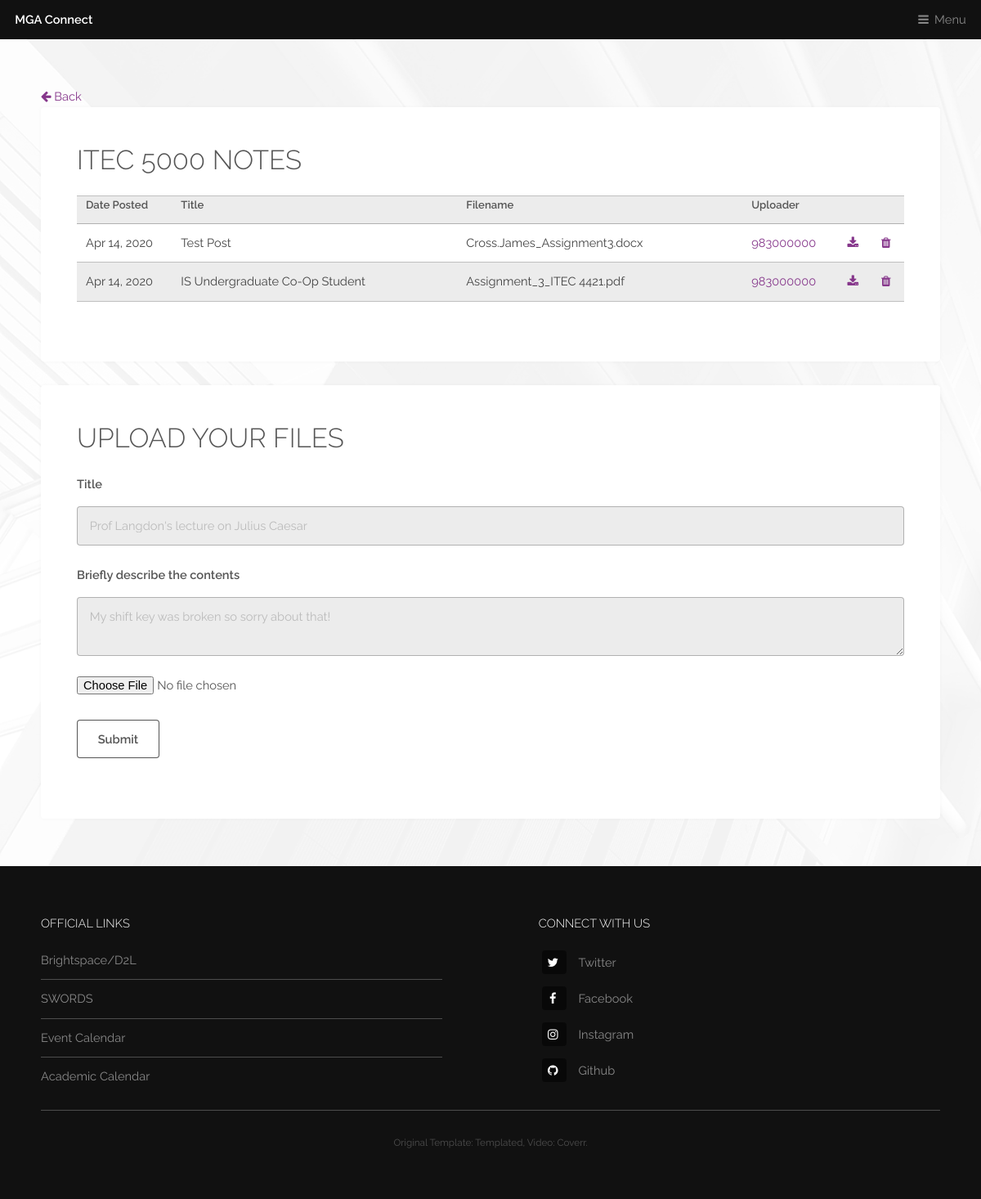
Page /class/itec/5000 (signed in) on the earlier database version.
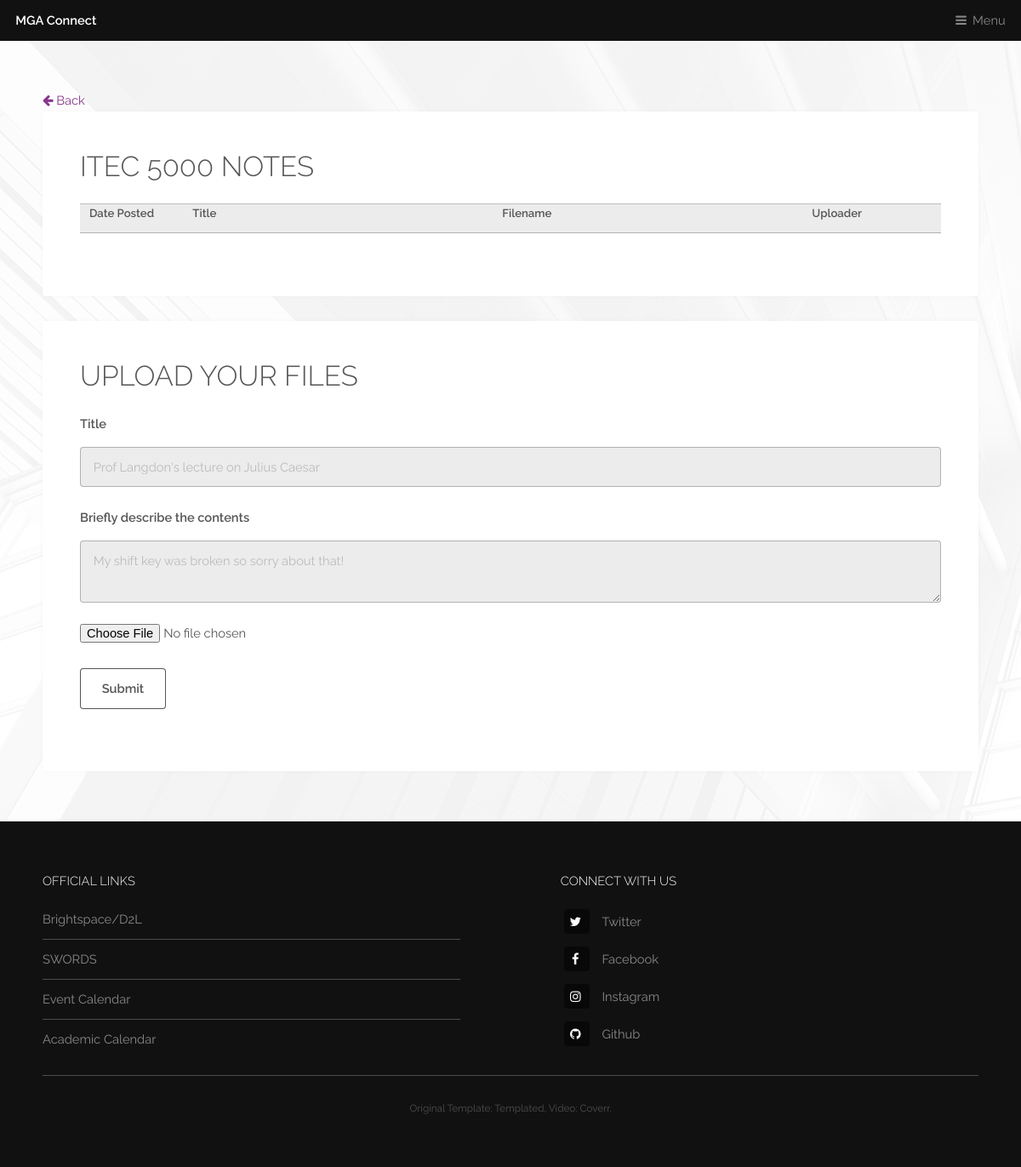
Same page on the later database version.
### app/models.py (models this page shows, shortened)
class Notes(db.Model):
    __tablename__ = 'notes'
    id = db.Column(db.Integer, primary_key=True)
    program =db.Column(db.Integer(), db.ForeignKey('class_list.program', ondelete='CASCADE'))
    course_id = db.Column(db.Integer(), db.ForeignKey('class_list.course_id', ondelete='CASCADE'))
    title = db.Column(db.String(100), nullable=False)
    date_posted = db.Column(db.DateTime, nullable=False, default=datetime.utcnow)
    content = db.Column(db.Text, nullable=True)
    notes_file = db.Column(db.String(20), nullable=False)
    original_filename = db.Column(db.String(100), nullable=False)
    user_id = db.Column(db.String(9), db.ForeignKey('user.stu_id', ondelete='CASCADE'), nullable=False)

### app/routes.py (the view, shortened to what this page needs)
@login_required
def course(program, course_id):
    form = AddNotesForm()
    notes_list = Notes.query.filter_by(program=program, course_id=course_id).all()
    return render_template('course_notes.html', title='Course', form=form, notes_list=notes_list, program=program, course_id=course_id)

### app/forms.py
class AddNotesForm(FlaskForm):
    title = StringField('Title', validators=[DataRequired()], render_kw={"placeholder": "Prof Langdon's lecture on Julius Caesar"})
    description = TextAreaField('Briefly describe the contents', validators=[Length(min=0, max=250)], render_kw={"placeholder": "My shift key was broken so sorry about that!"})
    notes = FileField('Add Notes')
    submit = SubmitField('Submit')

### app/models.py (called while the page is built)
    def has_role(self, name):
        for role in self.roles:
            if role.name == name:
                return True
            return False

### app/routes.py (called while the page is built)
@app.before_request
def before_request():
    if current_user.is_authenticated:
        current_user.last_seen = datetime.utcnow()
        db.session.commit()

### app/templates/course_notes.html (shortened to what this page needs)
{% extends 'template.html' %}
{% block content %}
    <section id="main" class="wrapper">
        <div class="inner">
            <a class="logo" href="{{ url_for('class') }}"><i class="fa fa-arrow-left"></i> Back </a>
            <div class="content">
                <header>
                    <h2>{{ program + ' ' + course_id }} Notes</h2>
                </header>
                <table>
                <col width="100"><col width="300"><col width="300"><col width="90"><col width="20"><col width="20">
                    <tr>
                        <th>Date Posted</th>
                        <th>Title</th>
                        <th>Filename</th>
                        <th>Uploader</th>
                        <th> </th>
                        <th> </th>
                    </tr>
                    {% for note in notes_list %}
                        <tr>
                            <td>{{ note.date_posted.strftime('%b %d, %Y') }}</td>
                            <td>{{ note.title }}</td>
                            <td>{{ note.original_filename }}</td>
                            <td><a href="{{ url_for('account', stu_id=note.user_id) }}">{{ note.user_id }}</a></td>
                            <td><a href="{{ url_for('download_file', filename=note.notes_file) }}" class="icon fa-download"></a></td>
                            {% if current_user.stu_id == note.user_id %}
                                <td><a href="{{ url_for('delete_note_user', note_id=note.id) }}" class="icon fa-trash"></a></td>
                            {% else %}
                                <td> </td>
                            {% endif %}
                        </tr>
                    {% endfor %}
                </table>
            </div>
            {% if current_user.is_authenticated %}
            <div class="content">
                <h2>Upload your files</h2>
                <form action="" method="post" enctype="multipart/form-data">
                    <fieldset class="form-group">
                        <div class="form-group">
                            {{ form.title.label(class="form-control-label") }}
                            {% if form.title.errors %}
                                {{ form.title(class="form-control form-control-lg is-invalid") }}
                                <div class="invalid-feedback">
                                    {% for error in form.title.errors %}
                                        <span>{{ error }}</span>
                                    {% endfor %}
                                </div>
                            {% else %}
                                {{ form.title(class="form-control form-control-lg") }}
                            {% endif %}
                        </div><br/>
                        <div class="form-group">
                            {{ form.description.label(class="form-control-label") }}
                            {% if form.description.errors %}
                                {{ form.description(class="form-control form-control-lg is-invalid") }}
                                <div class="invalid-feedback">
                                    {% for error in form.description.errors %}
                                        <span>{{ error }}</span>
                                    {% endfor %}
                                </div>
                            {% else %}
                                {{ form.description(class="form-control form-control-lg") }}
                            {% endif %}
                        </div>
                        <p><br>
                        {{ form.notes(class="form-control-file") }}
                    </p>
                    </fieldset>
                    <p>{{ form.submit() }}</p>
                </form>
            </div>
            {% endif %}
        </div>
    </section>
{% endblock content %}

Differences in the rows shown:
no longer on this page (row edited): Notes: date_posted "Apr 14, 2020", title "Test Post", original_filename "Cross.James_Assignment3.docx", user_id "983000000"
removed Notes: date_posted "Apr 14, 2020", title "IS Undergraduate Co-Op Student", original_filename "Assignment_3_ITEC 4421.pdf", user_id "983000000"
